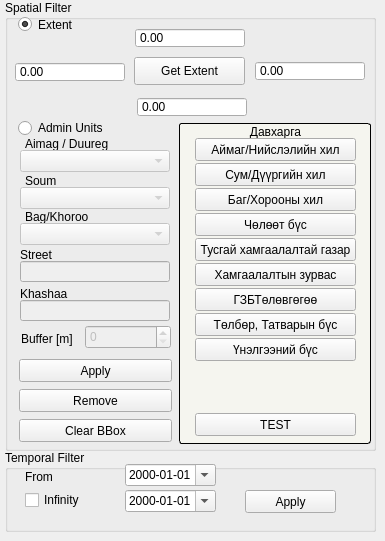
      <widget class="QWidget" name="st_tm_filter_tab">
       <attribute name="title">
        <string>ST/TM Filter</string>
       </attribute>
       <widget class="QGroupBox" name="spatial_groupbox">
        <property name="geometry">
         <rect>
          <x>5</x>
          <y>0</y>
          <width>371</width>
          <height>451</height>
         </rect>
        </property>
        <property name="title">
         <string>Spatial Filter</string>
        </property>
        <widget class="QPushButton" name="get_extent_button">
         <property name="geometry">
          <rect>
           <x>129</x>
           <y>57</y>
           <width>111</width>
           <height>28</height>
          </rect>
         </property>
         <property name="text">
          <string>Get Extent</string>
         </property>
        </widget>
        <widget class="QPushButton" name="apply_button">
         <property name="geometry">
          <rect>
           <x>14</x>
           <y>359</y>
           <width>153</width>
           <height>23</height>
          </rect>
         </property>
         <property name="text">
          <string>Apply</string>
         </property>
        </widget>
        <widget class="QPushButton" name="clear_b_box_button">
         <property name="geometry">
          <rect>
           <x>14</x>
           <y>419</y>
           <width>153</width>
           <height>23</height>
          </rect>
         </property>
         <property name="text">
          <string>Clear BBox</string>
         </property>
        </widget>
        <widget class="QLabel" name="label_8">
         <property name="geometry">
          <rect>
           <x>20</x>
           <y>135</y>
           <width>150</width>
           <height>17</height>
          </rect>
         </property>
         <property name="text">
          <string>Aimag / Duureg</string>
         </property>
        </widget>
        <widget class="QLabel" name="label_9">
         <property name="geometry">
          <rect>
           <x>20</x>
           <y>208</y>
           <width>150</width>
           <height>17</height>
          </rect>
         </property>
         <property name="text">
          <string>Bag/Khoroo</string>
         </property>
        </widget>
        <widget class="QLabel" name="label_10">
         <property name="geometry">
          <rect>
           <x>20</x>
           <y>172</y>
           <width>150</width>
           <height>17</height>
          </rect>
         </property>
         <property name="text">
          <string>Soum</string>
         </property>
        </widget>
        <widget class="QLabel" name="label_11">
         <property name="geometry">
          <rect>
           <x>16</x>
           <y>330</y>
           <width>71</width>
           <height>17</height>
          </rect>
         </property>
         <property name="text">
          <string>Buffer [m]</string>
         </property>
        </widget>
        <widget class="QPushButton" name="remove_button">
         <property name="geometry">
          <rect>
           <x>14</x>
           <y>389</y>
           <width>153</width>
           <height>23</height>
          </rect>
         </property>
         <property name="text">
          <string>Remove</string>
         </property>
        </widget>
        <widget class="QComboBox" name="aimag_cbox">
         <property name="enabled">
          <bool>false</bool>
         </property>
         <property name="geometry">
          <rect>
           <x>15</x>
           <y>150</y>
           <width>150</width>
           <height>22</height>
          </rect>
         </property>
        </widget>
        <widget class="QComboBox" name="soum_cbox">
         <property name="enabled">
          <bool>false</bool>
         </property>
         <property name="geometry">
          <rect>
           <x>15</x>
           <y>187</y>
           <width>150</width>
           <height>22</height>
          </rect>
         </property>
        </widget>
        <widget class="QComboBox" name="bag_cbox">
         <property name="enabled">
          <bool>false</bool>
         </property>
         <property name="geometry">
          <rect>
           <x>15</x>
           <y>223</y>
           <width>150</width>
           <height>22</height>
          </rect>
         </property>
        </widget>
        <widget class="QRadioButton" name="extent_rbutton">
         <property name="geometry">
          <rect>
           <x>13</x>
           <y>14</y>
           <width>321</width>
           <height>21</height>
          </rect>
         </property>
         <property name="text">
          <string>Extent</string>
         </property>
         <property name="checked">
          <bool>true</bool>
         </property>
         <attribute name="buttonGroup">
          <string notr="true">buttonGroup</string>
         </attribute>
        </widget>
        <widget class="QRadioButton" name="admin_unit_rbutton">
         <property name="geometry">
          <rect>
           <x>13</x>
           <y>120</y>
           <width>271</width>
           <height>16</height>
          </rect>
         </property>
         <property name="text">
          <string>Admin Units</string>
         </property>
         <property name="checked">
          <bool>false</bool>
         </property>
         <attribute name="buttonGroup">
          <string notr="true">buttonGroup</string>
         </attribute>
        </widget>
        <widget class="QDoubleSpinBox" name="extent_east_spinbox">
         <property name="geometry">
          <rect>
           <x>250</x>
           <y>61</y>
           <width>110</width>
           <height>20</height>
          </rect>
         </property>
         <property name="inputMethodHints">
          <set>Qt::ImhFormattedNumbersOnly</set>
         </property>
         <property name="readOnly">
          <bool>true</bool>
         </property>
         <property name="buttonSymbols">
          <enum>QAbstractSpinBox::NoButtons</enum>
         </property>
         <property name="minimum">
          <double>-200000010.000000000000000</double>
         </property>
         <property name="maximum">
          <double>200000010.000000000000000</double>
         </property>
        </widget>
        <widget class="QDoubleSpinBox" name="extent_west_spinbox">
         <property name="geometry">
          <rect>
           <x>10</x>
           <y>62</y>
           <width>110</width>
           <height>20</height>
          </rect>
         </property>
         <property name="inputMethodHints">
          <set>Qt::ImhFormattedNumbersOnly</set>
         </property>
         <property name="readOnly">
          <bool>true</bool>
         </property>
         <property name="buttonSymbols">
          <enum>QAbstractSpinBox::NoButtons</enum>
         </property>
         <property name="minimum">
          <double>-200000010.000000000000000</double>
         </property>
         <property name="maximum">
          <double>200000010.000000000000000</double>
         </property>
        </widget>
        <widget class="QDoubleSpinBox" name="extent_south_spinbox">
         <property name="geometry">
          <rect>
           <x>132</x>
           <y>97</y>
           <width>110</width>
           <height>20</height>
          </rect>
         </property>
         <property name="inputMethodHints">
          <set>Qt::ImhFormattedNumbersOnly</set>
         </property>
         <property name="readOnly">
          <bool>true</bool>
         </property>
         <property name="buttonSymbols">
          <enum>QAbstractSpinBox::NoButtons</enum>
         </property>
         <property name="minimum">
          <double>-200000010.000000000000000</double>
         </property>
         <property name="maximum">
          <double>200000010.000000000000000</double>
         </property>
        </widget>
        <widget class="QDoubleSpinBox" name="extent_north_spinbox">
         <property name="geometry">
          <rect>
           <x>130</x>
           <y>28</y>
           <width>110</width>
           <height>20</height>
          </rect>
         </property>
         <property name="inputMethodHints">
          <set>Qt::ImhFormattedNumbersOnly</set>
         </property>
         <property name="readOnly">
          <bool>true</bool>
         </property>
         <property name="buttonSymbols">
          <enum>QAbstractSpinBox::NoButtons</enum>
         </property>
         <property name="minimum">
          <double>-200000010.000000000000000</double>
         </property>
         <property name="maximum">
          <double>200000010.000000000000000</double>
         </property>
        </widget>
        <widget class="QLabel" name="label_29">
         <property name="geometry">
          <rect>
           <x>15</x>
           <y>246</y>
           <width>150</width>
           <height>17</height>
          </rect>
         </property>
         <property name="text">
          <string>Street</string>
         </property>
        </widget>
        <widget class="QLabel" name="khashaa_label">
         <property name="geometry">
          <rect>
           <x>15</x>
           <y>285</y>
           <width>150</width>
           <height>17</height>
          </rect>
         </property>
         <property name="text">
          <string>Khashaa</string>
         </property>
        </widget>
        <widget class="QLineEdit" name="street_line_edit">
         <property name="enabled">
          <bool>false</bool>
         </property>
         <property name="geometry">
          <rect>
           <x>15</x>
           <y>261</y>
           <width>150</width>
           <height>21</height>
          </rect>
         </property>
        </widget>
        <widget class="QLineEdit" name="khashaa_line_edit">
         <property name="enabled">
          <bool>false</bool>
         </property>
         <property name="geometry">
          <rect>
           <x>15</x>
           <y>300</y>
           <width>150</width>
           <height>21</height>
          </rect>
         </property>
        </widget>
        <widget class="QSpinBox" name="buffer_spinbox">
         <property name="enabled">
          <bool>false</bool>
         </property>
         <property name="geometry">
          <rect>
           <x>80</x>
           <y>325</y>
           <width>86</width>
           <height>24</height>
          </rect>
         </property>
         <property name="maximum">
          <number>5000</number>
         </property>
        </widget>
        <widget class="QGroupBox" name="groupBox_2">
         <property name="geometry">
          <rect>
           <x>174</x>
           <y>123</y>
           <width>192</width>
           <height>321</height>
          </rect>
         </property>
         <property name="font">
          <font>
           <weight>50</weight>
           <bold>false</bold>
          </font>
         </property>
         <property name="styleSheet">
          <string notr="true">QGroupBox {
     background-color: #f5f5ef; border: 1px solid black;
     border-radius: 3px;
}</string>
         </property>
         <property name="title">
          <string>Давхарга</string>
         </property>
         <property name="alignment">
          <set>Qt::AlignCenter</set>
         </property>
         <widget class="QPushButton" name="au_level3_button">
          <property name="geometry">
           <rect>
            <x>16</x>
            <y>65</y>
            <width>161</width>
            <height>23</height>
           </rect>
          </property>
          <property name="text">
           <string>Баг/Хорооны хил</string>
          </property>
         </widget>
         <widget class="QPushButton" name="plan_button">
          <property name="geometry">
           <rect>
            <x>16</x>
            <y>165</y>
            <width>161</width>
            <height>23</height>
           </rect>
          </property>
          <property name="styleSheet">
           <string notr="true"/>
          </property>
          <property name="text">
           <string>ГЗБТөлөвгөгөө</string>
          </property>
         </widget>
         <widget class="QPushButton" name="fee_tax_zone_button">
          <property name="geometry">
           <rect>
            <x>16</x>
            <y>190</y>
            <width>161</width>
            <height>23</height>
           </rect>
          </property>
          <property name="text">
           <string>Төлбөр, Татварын бүс</string>
          </property>
         </widget>
         <widget class="QPushButton" name="au_level2_button">
          <property name="geometry">
           <rect>
            <x>16</x>
            <y>40</y>
            <width>161</width>
            <height>23</height>
           </rect>
          </property>
          <property name="text">
           <string>Сум/Дүүргийн хил</string>
          </property>
         </widget>
         <widget class="QPushButton" name="mpa_zone_button">
          <property name="geometry">
           <rect>
            <x>16</x>
            <y>115</y>
            <width>161</width>
            <height>23</height>
           </rect>
          </property>
          <property name="text">
           <string>Тусгай хамгаалалтай газар</string>
          </property>
         </widget>
         <widget class="QPushButton" name="sec_zone_button">
          <property name="geometry">
           <rect>
            <x>16</x>
            <y>140</y>
            <width>161</width>
            <height>23</height>
           </rect>
          </property>
          <property name="text">
           <string>Хамгаалалтын зурвас</string>
          </property>
         </widget>
         <widget class="QPushButton" name="au_level1_button">
          <property name="geometry">
           <rect>
            <x>16</x>
            <y>15</y>
            <width>161</width>
            <height>23</height>
           </rect>
          </property>
          <property name="text">
           <string>Аймаг/Нийслэлийн хил</string>
          </property>
         </widget>
         <widget class="QPushButton" name="free_zone_button">
          <property name="geometry">
           <rect>
            <x>16</x>
            <y>90</y>
            <width>161</width>
            <height>23</height>
           </rect>
          </property>
          <property name="text">
           <string>Чөлөөт бүс</string>
          </property>
         </widget>
         <widget class="QPushButton" name="valuation_zone_button">
          <property name="geometry">
           <rect>
            <x>16</x>
            <y>215</y>
            <width>161</width>
            <height>23</height>
           </rect>
          </property>
          <property name="text">
           <string>Үнэлгээний бүс</string>
          </property>
         </widget>
         <widget class="QPushButton" name="test_button">
          <property name="geometry">
           <rect>
            <x>16</x>
            <y>290</y>
            <width>161</width>
            <height>23</height>
           </rect>
          </property>
          <property name="text">
           <string>TEST</string>
          </property>
         </widget>
        </widget>
       </widget>
       <widget class="QGroupBox" name="groupBox_6">
        <property name="geometry">
         <rect>
          <x>5</x>
          <y>450</y>
          <width>371</width>
          <height>82</height>
         </rect>
        </property>
        <property name="title">
         <string>Temporal Filter</string>
        </property>
        <widget class="QDateEdit" name="from_date_edit">
         <property name="geometry">
          <rect>
           <x>120</x>
           <y>14</y>
           <width>91</width>
           <height>22</height>
          </rect>
         </property>
         <property name="displayFormat">
          <string>yyyy-MM-dd</string>
         </property>
         <property name="calendarPopup">
          <bool>true</bool>
         </property>
        </widget>
        <widget class="QDateEdit" name="till_date_edit">
         <property name="geometry">
          <rect>
           <x>120</x>
           <y>40</y>
           <width>91</width>
           <height>22</height>
          </rect>
         </property>
         <property name="displayFormat">
          <string>yyyy-MM-dd</string>
         </property>
         <property name="calendarPopup">
          <bool>true</bool>
         </property>
        </widget>
        <widget class="QCheckBox" name="infinity_check_box">
         <property name="geometry">
          <rect>
           <x>20</x>
           <y>40</y>
           <width>91</width>
           <height>20</height>
          </rect>
         </property>
         <property name="text">
          <string>Infinity</string>
         </property>
        </widget>
        <widget class="QPushButton" name="temp_filter_apply_button">
         <property name="geometry">
          <rect>
           <x>240</x>
           <y>40</y>
           <width>91</width>
           <height>23</height>
          </rect>
         </property>
         <property name="text">
          <string>Apply</string>
         </property>
        </widget>
        <widget class="QLabel" name="label_12">
         <property name="geometry">
          <rect>
           <x>20</x>
           <y>18</y>
           <width>101</width>
           <height>17</height>
          </rect>
         </property>
         <property name="text">
          <string>From</string>
         </property>
        </widget>
       </widget>
      </widget>
